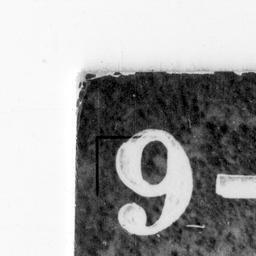
#> input picture raw/0_0.jpg, 256 x 256 px; its folder holds only this picture in this run
$ python stitch.py   (older library calls are emulated)
#> lines starting #> are read from the running program, lines starting #| are printed output that depends on the picture
# modified from: https://gist.github.com/glombard/7cd166e311992a828675

# Combine multiple images into one.
#
# To install the Pillow module on Mac OS X:
#
# $ xcode-select --install
# $ brew install libtiff libjpeg webp little-cms2
# $ pip install Pillow
#

from __future__ import print_function
import os

from PIL import Image

result = Image.new("LA", (4605, 3584))
#> result: PIL image 4605x3584 LA; every value is 0

# all images are 256x256 except for the last row which is only 253 wide
for x_index in range(18):
    for y_index in range(14):
        file = './raw/{0}_{1}.jpg'.format(y_index, x_index)
        width = 256 if x_index < 17 else 253
        height = 256
        print('{0} {1}x{2}'.format(file, width, height))

        path = os.path.expanduser(file)
        img = Image.open(path)
#> img is the input picture: PIL image 256x256 L; min 0, max 255, mean 163.9
        img.thumbnail((width, height), Image.ANTIALIAS)
        x = x_index * 256
        y = y_index * 256
        print('pos {0},{1} size {2},{3}'.format(x, y, width, height))
        result.paste(img, (x, y, x + width, y + height))
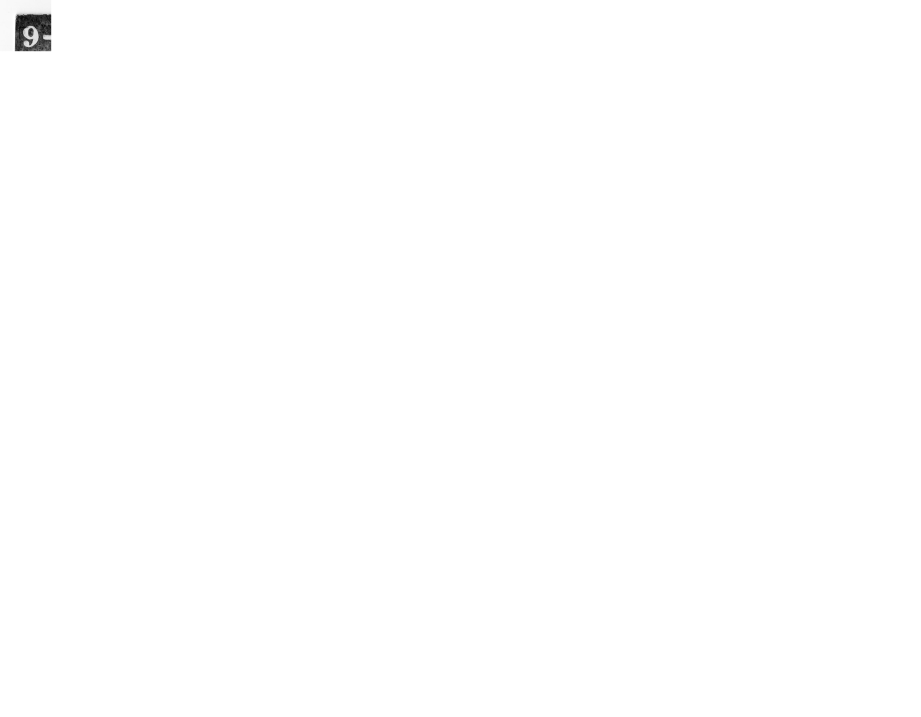
#> result: PIL image 4605x3584 LA (shown at 1/5 size); mean R, G, B, A 0.7, 0.7, 0.7, 1; transparent parts drawn white
        converted_result = result.convert('RGB')
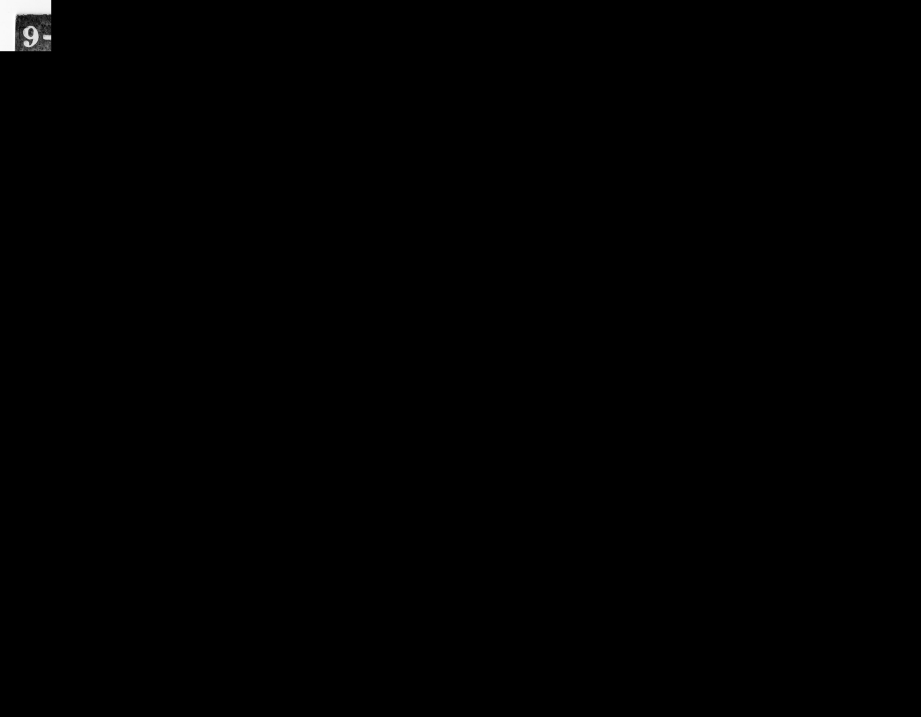
#> converted_result: PIL image 4605x3584 RGB (shown at 1/5 size); min 0, max 255, mean 0.7
#> (the run stopped early here; a loop or call above may not have finished)
